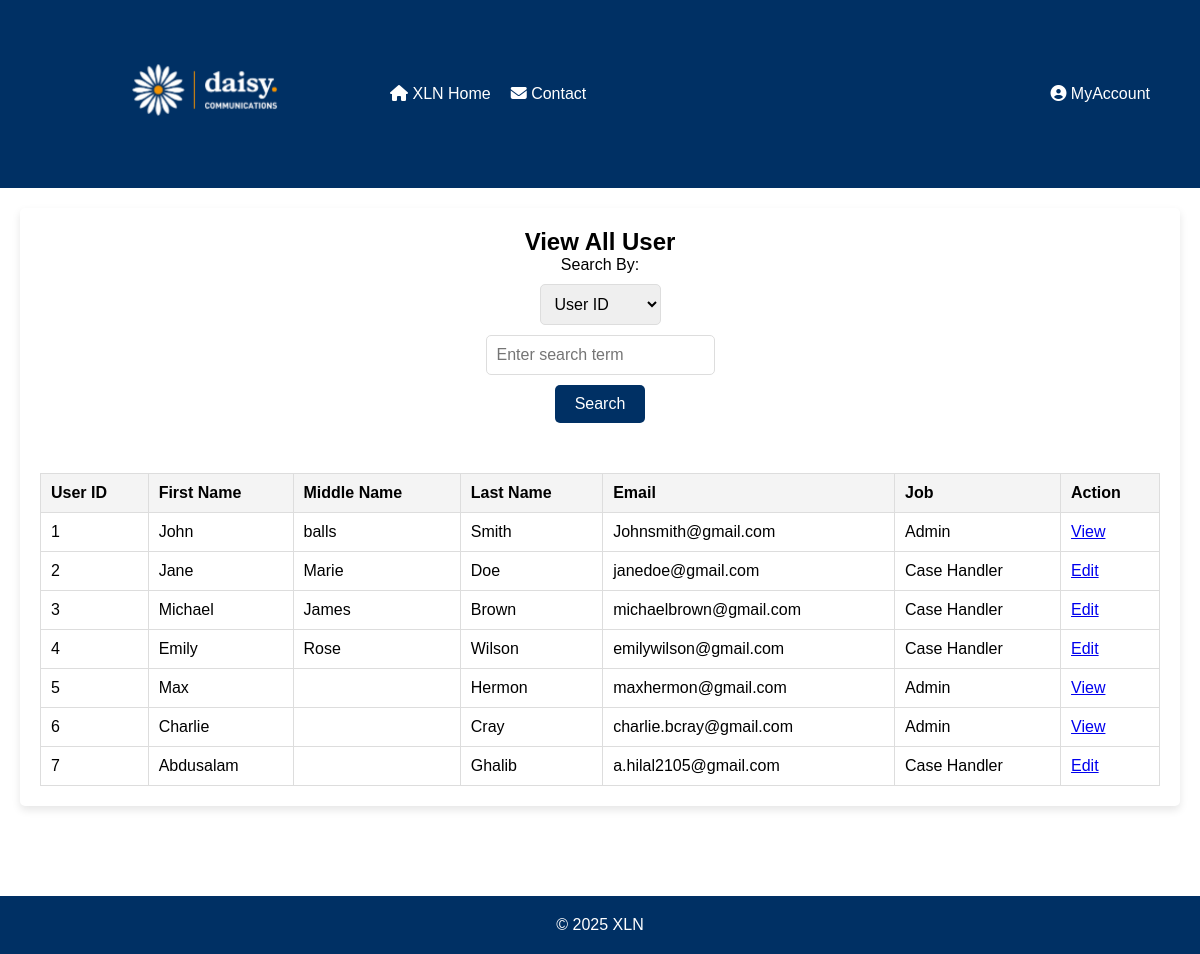
The page /php/UserManagement.php on the database as committed earlier.
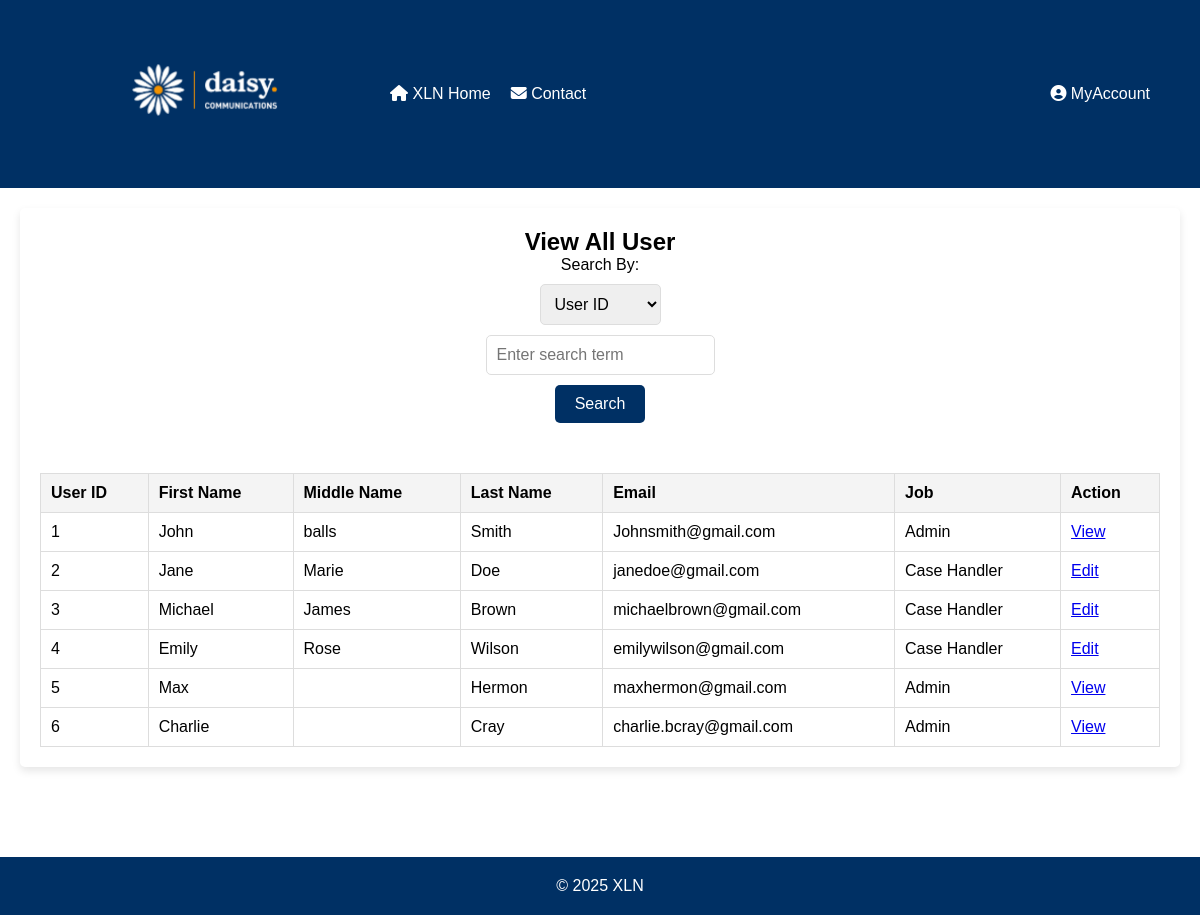
The same page on the database as committed later.
### tables this page shows
CREATE TABLE users (
userID INTEGER PRIMARY KEY AUTOINCREMENT,
fName TEXT NOT NULL,
mName TEXT,
lName TEXT NOT NULL,
email TEXT NOT NULL UNIQUE CHECK (email LIKE '%_@_%._%'),
password TEXT NOT NULL,
jobID INT NULL,
FOREIGN KEY (jobID) REFERENCES jobs(jobID) ON UPDATE CASCADE ON DELETE CASCADE
);

CREATE TABLE "jobs" (
	"jobID"	INTEGER,
	"job"	TEXT NOT NULL,
	PRIMARY KEY("jobID" AUTOINCREMENT)
);

### php/UserManagement.php (the view, shortened to what this page needs)
<!DOCTYPE html>
<html lang="en">
<?php
function getUsers($searchBy = '', $searchTerm = '') {
    $db = new SQLite3('../data/XLN_new_DBA.db');
    $sql = "SELECT u.*,
                j.job AS job_name
        FROM users u
            LEFT JOIN jobs j ON u.jobID = j.jobID";
    $stmt = $db->prepare($sql);
    $result = $stmt->execute();
    $arrayResult = [];
    while ($row = $result->fetchArray(SQLITE3_ASSOC)) {
        $arrayResult[] = $row;
    }
    return $arrayResult;
}
$searchBy = isset($_GET['searchBy']) ? $_GET['searchBy'] : '';
$searchTerm = isset($_GET['searchTerm']) ? $_GET['searchTerm'] : '';
$users = getUsers($searchBy, $searchTerm);
?>
<head>
    <link rel="stylesheet" href="../css/ViewAllCases.css">
    <link
    rel="stylesheet"
    href="https://cdnjs.cloudflare.com/ajax/libs/font-awesome/6.2.1/css/all.min.css"
  />
</head>
<body>
<header>
        <a href="Homepage.php"><img class="logo" src="../xlnLogo.png" alt="XLN Logo"></a>
        <nav>
            <ul class="left-menu">
                <li><a href="Homepage.php"><i class="fa-solid fa-house"></i> XLN Home</a></li>
                <li><a href="../html/Contact.html"><i class="fa-solid fa-envelope"></i> Contact</a></li>
            </ul>
            <ul class="right-menu">
                <li class="dropdown">
                    <a href="javascript:void(0)" class="dropbtn"><i class="fa-solid fa-circle-user"></i> MyAccount</a>
                </li>
            </ul>
        </nav>
    </header>
    <main>
        <h2>View All User</h2>
        <form method="GET" action="">
        <label for="searchBy">Search By:</label>
        <select name="searchBy" id="searchBy">
            <option value="userID">User ID</option>
        </select>
    <input type="text" name="searchTerm" placeholder="Enter search term">
    <button type="submit">Search</button>
</form>
        <table id="casesTable">
            <thead>
                <tr>
                    <th>User ID</th>
                    <th>First Name</th>
                    <th>Middle Name</th>
                    <th>Last Name</th>
                    <th>Email</th>
                    <th>Job</th>
                    <th>Action</th>
                </tr>
            </thead>
            <tbody>
        <?php foreach ($users as $user) : ?>
            <tr>
                <td><?php echo $user['userID']; ?></td>
                <td><?php echo $user['fName']; ?></td>
                <td><?php echo $user['mName']; ?></td>
                <td><?php echo $user['lName']; ?></td>
                <td><?php echo $user['email']; ?></td>
                <td><?php echo $user['job_name']; ?></td>
                <td>
                    <?php if ($user['jobID'] == 1) : ?>
                        <a href="EditUser.php?uid=<?php echo $user['userID']; ?>">Edit</a>
                    <?php else : ?>
                        <a href="ViewUser.php?uid=<?php echo $user['userID']; ?>">View</a>
                    <?php endif; ?>
                </td>
            </tr>
        <?php endforeach; ?>
    </tbody>
        </table>
    </main>
    <footer>
        <p>&copy; <span id="year"></span> XLN</p>
    </footer>
</body>
</html>

### css/ViewAllCases.css (style rules this page uses)
* { margin: 0; padding: 0; box-sizing: border-box; font-family: Arial, Helvetica, sans-serif; }
header { background-color: #003064; color: white; display: flex; align-items: center; padding: 50px; }
img.logo { width: 300px; margin-right: 20px; }
nav { display: flex; justify-content: space-between; width: 100%; }
nav ul.left-menu { flex-grow: 1; }
nav ul.right-menu { justify-content: flex-end; }
.dropdown { position: relative; display: inline-block; }
nav ul { list-style: none; display: flex; align-items: center; margin: 0; padding: 0; }
nav ul li { margin-left: 20px; }
nav ul li a { color: white; text-decoration: none; }
html, body { height: 100%; margin: 0; display: flex; flex-direction: column; }
main { flex-grow: 1; background-color: #ffffff; padding: 20px; margin: 20px; margin-bottom: 90px; border-radius: 5px; display: flex; flex-direction: column; align-items: center; box-shadow: 0 4px 8px rgba(0, 0, 0, 0.1); }
form { display: flex; flex-direction: column; align-items: center; margin-bottom: 20px; }
form label, form select, form input, form button { margin-bottom: 10px; }
form input, form select { padding: 10px; border: 1px solid #ddd; border-radius: 5px; font-size: 16px; outline: none; }
form button { background-color: #003064; color: white; padding: 10px 20px; font-size: 16px; border: none; border-radius: 5px; cursor: pointer; }
table { width: 100%; border-collapse: collapse; margin-top: 20px; }
table, th, td { border: 1px solid #ddd; }
th, td { padding: 10px; text-align: left; }
th { background-color: #f4f4f4; }
footer { background-color: #003064; color: white; text-align: center; padding: 20px; bottom: 0; left: 0; right: 0; width: 100%; }

Rows that differ between the two databases and show on the page:
removed users: userID "7", fName "Abdusalam", lName "Ghalib", email "a.hilal2105@gmail.com", jobID.job "Case Handler"
